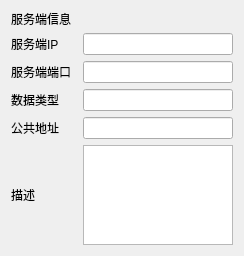
<?xml version="1.0" encoding="UTF-8"?>
<ui version="4.0">
 <class>Server_Info_Form</class>
 <widget class="QDialog" name="Server_Info_Form">
  <property name="geometry">
   <rect>
    <x>0</x>
    <y>0</y>
    <width>244</width>
    <height>256</height>
   </rect>
  </property>
  <property name="maximumSize">
   <size>
    <width>16777215</width>
    <height>500</height>
   </size>
  </property>
  <property name="windowTitle">
   <string>Dialog</string>
  </property>
  <layout class="QGridLayout" name="gridLayout">
   <item row="0" column="0">
    <layout class="QVBoxLayout" name="verticalLayout">
     <item>
      <widget class="QLabel" name="label">
       <property name="maximumSize">
        <size>
         <width>16777215</width>
         <height>16</height>
        </size>
       </property>
       <property name="text">
        <string>服务端信息</string>
       </property>
      </widget>
     </item>
     <item>
      <layout class="QHBoxLayout" name="horizontalLayout">
       <item>
        <widget class="QLabel" name="lab_ip">
         <property name="text">
          <string>服务端IP</string>
         </property>
        </widget>
       </item>
       <item>
        <widget class="QLineEdit" name="lineEdit_ip">
         <property name="maximumSize">
          <size>
           <width>150</width>
           <height>16777215</height>
          </size>
         </property>
        </widget>
       </item>
      </layout>
     </item>
     <item>
      <layout class="QHBoxLayout" name="horizontalLayout_2">
       <item>
        <widget class="QLabel" name="lab_port">
         <property name="text">
          <string>服务端端口</string>
         </property>
        </widget>
       </item>
       <item>
        <widget class="QLineEdit" name="lineEdit_port">
         <property name="maximumSize">
          <size>
           <width>150</width>
           <height>16777215</height>
          </size>
         </property>
        </widget>
       </item>
      </layout>
     </item>
     <item>
      <layout class="QHBoxLayout" name="horizontalLayout_3">
       <item>
        <widget class="QLabel" name="lab_dataType">
         <property name="text">
          <string>数据类型</string>
         </property>
        </widget>
       </item>
       <item>
        <widget class="QLineEdit" name="lineEdit_dataType">
         <property name="maximumSize">
          <size>
           <width>150</width>
           <height>16777215</height>
          </size>
         </property>
        </widget>
       </item>
      </layout>
     </item>
     <item>
      <layout class="QHBoxLayout" name="horizontalLayout_4">
       <item>
        <widget class="QLabel" name="lab_publicAddr">
         <property name="text">
          <string>公共地址</string>
         </property>
        </widget>
       </item>
       <item>
        <widget class="QLineEdit" name="lineEdit_publicAddr">
         <property name="maximumSize">
          <size>
           <width>150</width>
           <height>16777215</height>
          </size>
         </property>
        </widget>
       </item>
      </layout>
     </item>
     <item>
      <layout class="QHBoxLayout" name="horizontalLayout_5">
       <item>
        <widget class="QLabel" name="lab_describe">
         <property name="text">
          <string>描述</string>
         </property>
        </widget>
       </item>
       <item>
        <widget class="QTextEdit" name="textEdit_server_des">
         <property name="maximumSize">
          <size>
           <width>150</width>
           <height>16777215</height>
          </size>
         </property>
        </widget>
       </item>
      </layout>
     </item>
    </layout>
   </item>
  </layout>
 </widget>
 <resources/>
 <connections/>
</ui>
